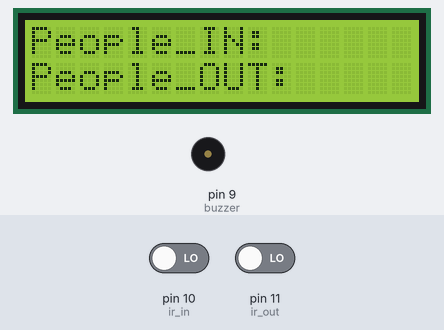
Simulated run of this sketch. Board: Arduino Uno, built with avr-gcc and run on an emulated ATmega328P. Shown: 16×2 character LCD, buzzer (waves = sounding, pin HIGH). The test bench sets the inputs (shaded band); at power-on: pin 10 (ir_in) LOW, pin 11 (ir_out) LOW. What the sketch prints to the serial monitor is not drawn.

Above: at 1.2 s.
1.3 s: pin 10 (ir_in) driven HIGH
At 3.4 s:
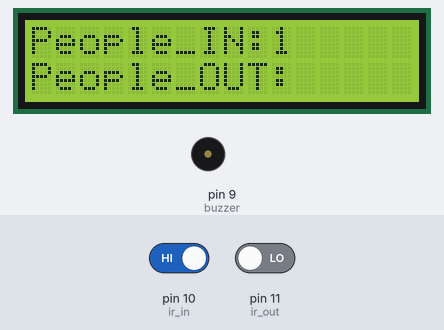
7.5 s: pin 10 (ir_in) driven LOW and pin 11 (ir_out) driven HIGH
At 9.5 s:
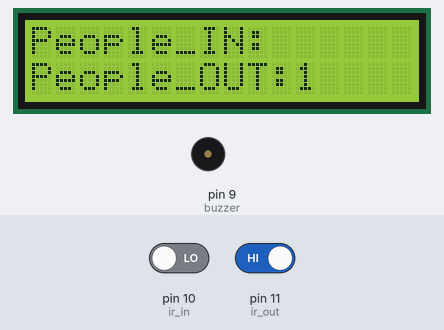
13.5 s: pin 10 (ir_in) driven HIGH
At 19.4 s:
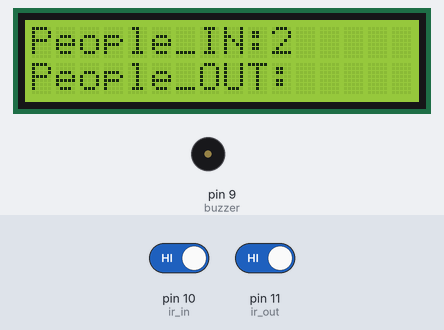
21.2 s: pin 10 (ir_in) driven LOW
At 24.4 s:
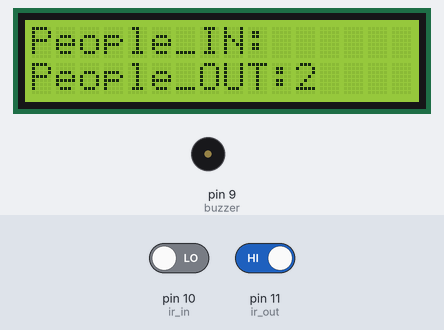
Timing chart, 0 to 25.9 s (numbered marks = the images above; inputs shaded):
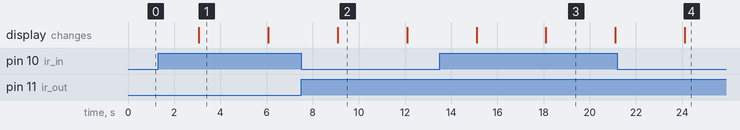

The sketch:

Motion_Detector.ino
```cpp
#include<LiquidCrystal.h>

//Pin declarations
const int ir_in=10;
const int ir_out=11;
const int buzzer=9;

//Variable declarations
int in_high;
int out_high;
int total_people=0;

LiquidCrystal lcd(13,12,7,6,5,4); //Initializing LCD

void setup()
{

  Serial.begin(9600);
  lcd.begin(16,2);
  pinMode(ir_in,INPUT);
  pinMode(ir_out,INPUT);
  pinMode(buzzer,OUTPUT);
}

void loop()
{
  in_high=digitalRead(ir_in);
  out_high=digitalRead(ir_out);
  lcd.clear();
  lcd.setCursor(0,0);
  lcd.print("People_IN:");
  lcd.setCursor(0,1);
  lcd.print("People_OUT:");
  if(in_high == HIGH)
  {
    total_people+=1;
    lcd.setCursor(10,0);
    lcd.print(total_people);
    Serial.print("IN");
    Serial.println(total_people);
  }
  else if(out_high == HIGH)
  {
    total_people-=1;
    lcd.setCursor(11,1);
    lcd.print(total_people);
    Serial.print("Left");
    Serial.println(total_people);
  }
  if(total_people==10)
  {
    digitalWrite(buzzer,HIGH);
    lcd.clear();
    lcd.setCursor(0,0);
    lcd.print("Capacity Full");
  }
  delay(3000);
}
```

Measured:
- after the input at 1.3 s, the display: changes after 1.8 s (image 1)
- what the display in image 1 shows lasts 3.0 s, from 3.1 s to 6.1 s
